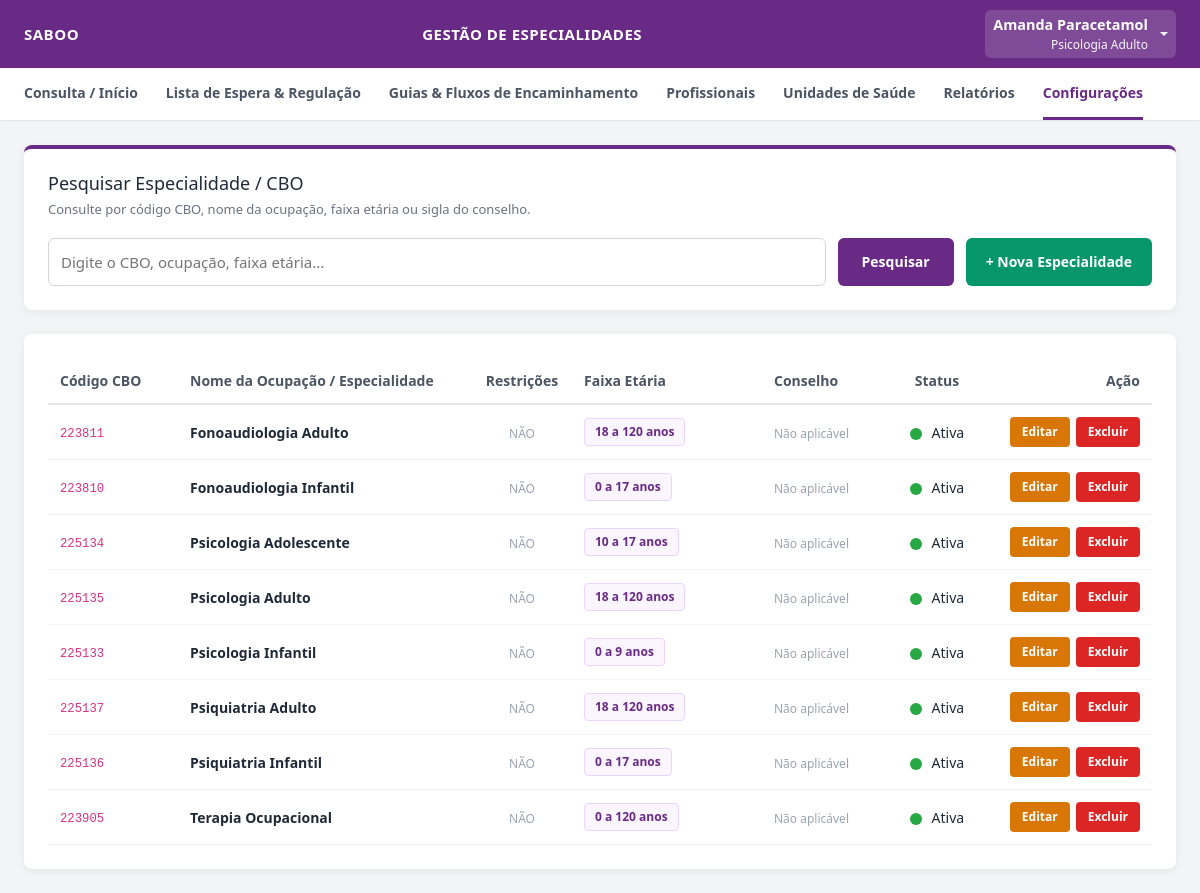
/admin/configuracoes/cbos (signed in), run on the app's committed database.
### tables this page shows
CREATE TABLE cbos (
            id INTEGER PRIMARY KEY AUTOINCREMENT,
            codigo TEXT UNIQUE NOT NULL,
            ocupacao TEXT NOT NULL,
            idade_minima INTEGER,
            idade_maxima INTEGER,
            meses_assiduidade INTEGER DEFAULT 6,
            ativa INTEGER DEFAULT 1,
            gera_lista_espera INTEGER DEFAULT 1,
            created_at TIMESTAMP DEFAULT CURRENT_TIMESTAMP
        );

### app.py (the view)
@app.route('/admin/configuracoes/cbos', methods=['GET'])
@login_required
@nivel_i_required
def listar_cbos():
    conn = get_db_connection()
    cursor = conn.cursor()
    cbos_raw = cursor.execute('SELECT * FROM cbos ORDER BY ocupacao ASC').fetchall()
    cbos = []
    for row in cbos_raw:
        cbo_dict = dict(row)
        autorizados = cursor.execute("""
            SELECT p.id, p.nome, p.cpf
            FROM cbo_profissionais_autorizados cpa
            JOIN profissionais p ON cpa.profissional_id = p.id
            WHERE cpa.cbo_id = ?
        """, (cbo_dict['id'],)).fetchall()
        cbo_dict['profissionais_detalhes'] = [dict(a) for a in autorizados]
        cbo_dict['tem_restricao'] = len(cbo_dict['profissionais_detalhes']) > 0
        cbos.append(cbo_dict)
    conn.close()
    return render_template('admin_cbos.html', cbos=cbos)

### app.py (called while the page is built)
def get_db_connection():
    conn = sqlite3.connect(DB_PATH, timeout=10.0)
    conn.row_factory = sqlite3.Row
    conn.execute('PRAGMA foreign_keys = ON;')
    return conn

def login_required(f):
    @wraps(f)
    def decorated_function(*args, **kwargs):
        if 'usuario_id' not in session:
            flash('Por favor, faça login para acessar o sistema.', 'warning')
            return redirect(url_for('login'))
        return f(*args, **kwargs)
    return decorated_function

def nivel_i_required(f):
    @wraps(f)
    def decorated_function(*args, **kwargs):
        if session.get('perfil') != 'NIVEL_I':
            flash(
                'Acesso restrito à gestão e administração do sistema (Nível I).',
                'danger',
            )
            return redirect(url_for('dashboard'))
        return f(*args, **kwargs)
    return decorated_function

### templates/admin_cbos.html (shortened to what this page needs)
{% set perfil = session.get('perfil') %}
<!DOCTYPE html>
<html lang="pt-BR">
<head>
    <link href="https://cdn.jsdelivr.net/npm/bootstrap@5.3.0/dist/css/bootstrap.min.css" rel="stylesheet">
</head>
<body>
    <div class="topbar">
        <div class="title">{{ session.get('estabelecimento', 'CAPS II — São Roque') }}</div>
        <div class="center-title">Gestão de Especialidades</div>
        <div class="dropdown">
            <a class="dropdown-toggle text-white d-flex align-items-center text-decoration-none py-1 px-2 rounded"
               href="#" id="userMenuDropdown" role="button" data-bs-toggle="dropdown" aria-expanded="false" style="background: rgba(255,255,255,0.15);">
                <div class="text-end me-2">
                    <span class="d-block fw-semibold text-white" style="font-size: 0.9rem;">{{ session.get('nome') }}</span>
                    <small class="d-block text-light opacity-85" style="font-size: 0.75rem;">{{ session.get('profissao', 'Profissional') }}</small>
                </div>
            </a>
        </div>
    </div>
    <div class="navbar">
        <a href="/dashboard">Consulta / Início</a>
        <a href="/lista-espera">Lista de Espera & Regulação</a>
        <a href="/guias-fluxo">Guias & Fluxos de Encaminhamento</a>
        {% if perfil == 'NIVEL_I' %}
            <a href="/admin/profissionais">Profissionais</a>
            <a href="/admin/estabelecimentos">Unidades de Saúde</a>
            <a href="/relatorios">Relatórios</a>
            <a href="/admin/configuracoes" class="active">Configurações</a>
        {% endif %}
    </div>
    <div class="container">
        <div class="search-card">
            <h2>Pesquisar Especialidade / CBO</h2>
            <p>Consulte por código CBO, nome da ocupação, faixa etária ou sigla do conselho.</p>
            <div class="search-box">
                <input type="text" id="inputFiltroCbo" class="search-input" placeholder="Digite o CBO, ocupação, faixa etária..." onkeyup="filtrarTabelaCbo()">
                <button type="button" class="btn-search" onclick="filtrarTabelaCbo()">Pesquisar</button>
                <button type="button" class="btn-novo" onclick="prepararModalNovo()">+ Nova Especialidade</button>
            </div>
        </div>
        <div class="data-panel">
            <table class="table-data" id="tabelaCbos">
                <thead>
                    <tr>
                        <th style="width: 130px;">Código CBO</th>
                        <th>Nome da Ocupação / Especialidade</th>
                        <th style="width: 100px; text-align: center;">Restrições</th>
                        <th style="width: 190px;">Faixa Etária</th>
                        <th style="width: 120px;">Conselho</th>
                        <th style="width: 110px; text-align: center;">Status</th>
                        <th style="text-align: right; width: 160px;">Ação</th>
                    </tr>
                </thead>
                <tbody>
                    {% for cbo in cbos %}
                    <tr>
                        <td><code>{{ cbo.codigo }}</code></td>
                        <td><strong>{{ cbo.ocupacao }}</strong></td>
                        <td style="text-align: center;">
                            {% if cbo.tem_restricao %}
                                <span style="background: #fef2f2; color: #991b1b; border: 1px solid #fecaca; padding: 2px 8px; border-radius: 4px; font-size: 11px; font-weight: bold;">SIM</span>
                            {% else %}
                                <span style="color: #9ca3af; font-size: 12px;">NÃO</span>
                            {% endif %}
                        </td>
                        <td>
                            {% if cbo.idade_minima is not none and cbo.idade_maxima is not none %}
                                <span class="badge-idade">{{ cbo.idade_minima }} a {{ cbo.idade_maxima }} anos</span>
                            {% elif cbo.idade_minima is not none %}
                                <span class="badge-idade">A partir de {{ cbo.idade_minima }} anos</span>
                            {% elif cbo.idade_maxima is not none %}
                                <span class="badge-idade">Até {{ cbo.idade_maxima }} anos</span>
                            {% else %}
                                <span style="color: #9ca3af; font-size: 12px;">Livre / Geral</span>
                            {% endif %}
                        </td>
                        <td>
                            {% if cbo.sigla_conselho %}
                                <span class="badge-conselho">{{ cbo.sigla_conselho }}</span>
                            {% else %}
                                <span style="color: #9ca3af; font-size: 12px;">Não aplicável</span>
                            {% endif %}
                        </td>
                        <td style="text-align: center;">
                            {% if cbo.ativa == 1 %}
                                <span class="status-dot green" title="Ativa"></span> Ativa
                            {% else %}
                                <span class="status-dot red" title="Inativa"></span> Inativa
                            {% endif %}
                        </td>
                        <td style="text-align: right;">
                            <div style="display: flex; gap: 6px; justify-content: flex-end;">
                                <button class="btn-edit" onclick='editarCbo({{ cbo | tojson }})'>Editar</button>
                                <form action="{{ url_for('excluir_cbo', cbo_id=cbo.id) }}" method="POST" onsubmit="return confirm('Tem certeza que deseja excluir esta especialidade?');" style="display:inline;">
                                    <button type="submit" class="btn-delete">Excluir</button>
                                </form>
                            </div>
                        </td>
                    </tr>
                    {% endfor %}
                </tbody>
            </table>
        </div>
    </div>
</body>
</html>

### templates/admin_cbos.html (style rules this page uses)
* { box-sizing: border-box; margin: 0; padding: 0; font-family: 'Segoe UI', Tahoma, Geneva, Verdana, sans-serif; }
body { background-color: #f3f4f6; min-height: 100vh; display: flex; flex-direction: column; color: #1f2937; }
.topbar { background-color: #692A85; color: white; padding: 10px 24px; display: flex; justify-content: space-between; align-items: center; box-shadow: 0 2px 4px rgba(0,0,0,0.1); }
.topbar .title { font-size: 15px; font-weight: 600; text-transform: uppercase; letter-spacing: 0.5px; white-space: nowrap; overflow: hidden; text-overflow: ellipsis; max-width: 280px; }
.topbar .center-title { font-size: 15px; font-weight: 600; text-transform: uppercase; letter-spacing: 0.5px; }
.navbar { background: white; border-bottom: 1px solid #e5e7eb; padding: 0 24px; display: flex; flex-direction: row; justify-content: flex-start; gap: 28px; width: 100%; overflow-x: auto; white-space: nowrap; box-shadow: 0 1px 3px rgba(0,0,0,0.02); }
.navbar a { text-decoration: none; color: #4b5563; font-size: 14px; font-weight: 600; padding: 14px 0; border-bottom: 3px solid transparent; transition: all 0.2s; display: inline-block; flex-shrink: 0; }
.navbar a:hover, .navbar a.active { color: #692A85; border-bottom-color: #692A85; }
.container { flex: 1; padding: 24px; max-width: 1200px; margin: 0 auto; width: 100%; }
.search-card { background: white; padding: 24px; border-radius: 8px; box-shadow: 0 2px 8px rgba(0,0,0,0.06); margin-bottom: 24px; border-top: 4px solid #692A85; }
.search-card h2 { font-size: 18px; color: #1f2937; margin-bottom: 6px; }
.search-card p { font-size: 13px; color: #6b7280; margin-bottom: 18px; }
.search-box { display: flex; gap: 12px; }
.search-input { flex: 1; padding: 12px; border: 1px solid #d1d5db; border-radius: 6px; font-size: 15px; outline: none; background: white; }
.btn-search { background-color: #692A85; color: white; border: none; padding: 12px 24px; border-radius: 6px; font-size: 14px; font-weight: 600; cursor: pointer; transition: background 0.2s; }
.btn-novo { background-color: #059669; color: white; border: none; padding: 12px 20px; border-radius: 6px; font-size: 14px; font-weight: 600; cursor: pointer; white-space: nowrap; transition: background 0.2s; text-decoration: none; display: inline-block; }
.data-panel { background: white; padding: 24px; border-radius: 8px; box-shadow: 0 2px 8px rgba(0,0,0,0.06); }
.table-data { width: 100%; border-collapse: collapse; text-align: left; font-size: 14px; }
.table-data th { padding: 12px; border-bottom: 2px solid #e5e7eb; color: #4b5563; font-weight: 600; }
.table-data td { padding: 12px; border-bottom: 1px solid #f3f4f6; color: #1f2937; vertical-align: middle; }
.badge-idade { background: #faf5ff; border: 1px solid #e9d5ff; color: #692A85; padding: 4px 10px; border-radius: 4px; font-size: 12px; font-weight: 600; white-space: nowrap; display: inline-block; }
.status-dot { height: 12px; width: 12px; border-radius: 50%; display: inline-block; margin-right: 6px; vertical-align: middle; }
.status-dot.green { background-color: #28a745; }
.btn-edit { background-color: #d97706; color: white; border: none; padding: 6px 12px; border-radius: 4px; font-size: 12px; font-weight: 600; cursor: pointer; transition: background 0.2s; }
.btn-delete { background-color: #dc2626; color: white; border: none; padding: 6px 12px; border-radius: 4px; font-size: 12px; font-weight: 600; cursor: pointer; transition: background 0.2s; }

### data on the page
cbos: get "Psicologia Adulto", codigo "225135", ocupacao "Psicologia Adulto", idade_minima "18", idade_maxima "120", ativa 1 (drawn)
cbos: codigo "223811", ocupacao "Fonoaudiologia Adulto", idade_minima "18", idade_maxima "120", ativa 1 (drawn)
cbos: codigo "223810", ocupacao "Fonoaudiologia Infantil", idade_minima "0", idade_maxima "17", ativa 1 (drawn)
cbos: codigo "225134", ocupacao "Psicologia Adolescente", idade_minima "10", idade_maxima "17", ativa 1 (drawn)
cbos: codigo "225133", ocupacao "Psicologia Infantil", idade_minima "0", idade_maxima "9", ativa 1 (drawn)
cbos: codigo "225137", ocupacao "Psiquiatria Adulto", idade_minima "18", idade_maxima "120", ativa 1 (drawn)
cbos: codigo "225136", ocupacao "Psiquiatria Infantil", idade_minima "0", idade_maxima "17", ativa 1 (drawn)
cbos: codigo "223905", ocupacao "Terapia Ocupacional", idade_minima "0", idade_maxima "120", ativa 1 (drawn)

### other printed values
{{ session.get('estabelecimento', 'CAPS II — São Roque') }} "SABOO"
{{ session.get('nome') }} "Amanda Paracetamol"
